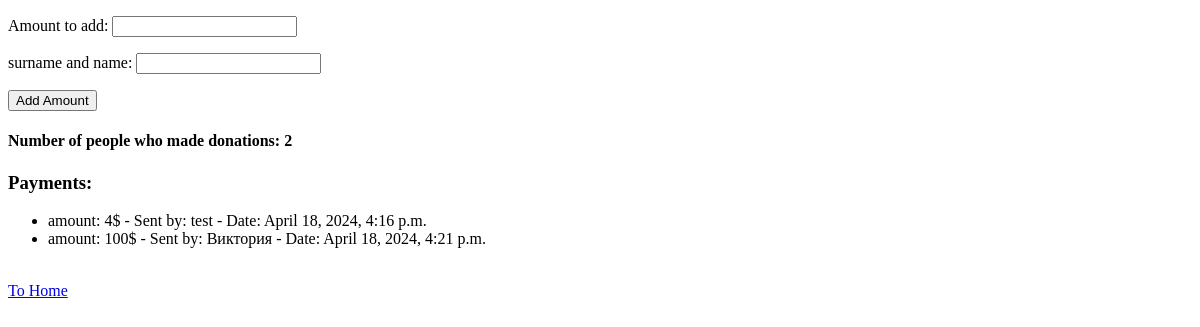
/add_amount/2/ (signed in), run on an earlier commit of the app's database.
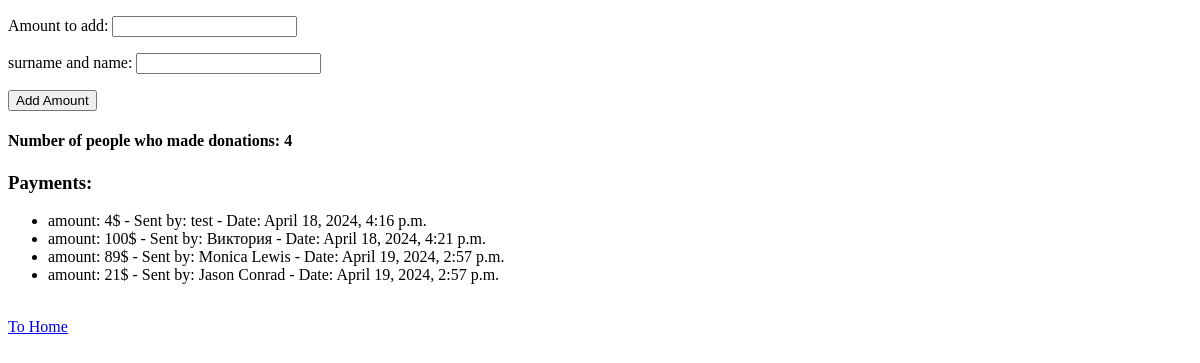
And on a later commit of the database.
### task_app/models.py (models this page shows, shortened)
class Collect(models.Model):
    author = models.ForeignKey(User, on_delete=models.CASCADE)
    name = models.CharField(max_length=100)
    occasion = models.CharField(max_length=100)
    description = models.TextField()
    amount_to_achieve = models.CharField(max_length=100, default='Infinitive')
    current_amount = models.IntegerField()
    image = models.ImageField(upload_to='covers/')
    date_finish = models.DateTimeField()
    when_created = models.DateTimeField(auto_now_add=True)
    FIO = models.CharField(max_length=100)
    @property
    def amount_donations(self):
        return self.payment_set.count()
    class Meta:
        verbose_name = 'Collect'
        verbose_name_plural = 'Collects'

class Payment(models.Model):
    amount = models.IntegerField()
    user = models.ForeignKey(User, on_delete=models.CASCADE)
    collect = models.ForeignKey('Collect', on_delete=models.CASCADE)
    FIO = models.CharField(max_length=100)
    datetime = models.DateTimeField(auto_now_add=True)

### task_app/views.py (the view, shortened to what this page needs)
# urls.py: path('add_amount/<int:pk>/', views.add_amount, name='add_amount')
def add_amount(request, pk):
    if not request.user.is_authenticated:
        return redirect('login')
    payments = Payment.objects.filter(pk=pk)
    form = AddAmountForm()
    collect_instance = Collect.objects.get(pk=pk)
    return render(request, 'task_app/add_amount.html', {'form': form, 'collect':collect_instance, 'payments':payments})

### task_app/forms.py
class AddAmountForm(forms.Form):
    amount = forms.IntegerField(label='Amount to add')
    FIO = forms.CharField(max_length=100, label='surname and name')

### task_app/templates/task_app/add_amount.html (shortened to what this page needs)
<!DOCTYPE html>
<html lang="en">
<head>
</head>
<body>
<form method="post">
    {{ form.as_p }}
    <button type="submit">Add Amount</button>
</form>
<h4>Number of people who made donations: {{ collect.amount_donations }}</h4>
<h3>Payments:</h3>
  <ul>
    {% for payment in collect.payment_set.all %}
      <li>amount: {{ payment.amount }}$ - Sent by: {{ payment.FIO }} - Date: {{payment.datetime}}</li>
    {% empty %}
      <li>No payments yet.</li>
    {% endfor %}
  </ul>
<br>
    <a class='a' href="{% url 'home' %}">To Home</a>
</body>
</html>

What changed in the data, as far as the page shows it:
computed for Collect: amount_donations "2" → "4"
added Payment: amount "89", FIO "Monica Lewis", datetime "April 19, 2024, 2:57 p.m."
added Payment: amount "21", FIO "Jason Conrad", datetime "April 19, 2024, 2:57 p.m."
